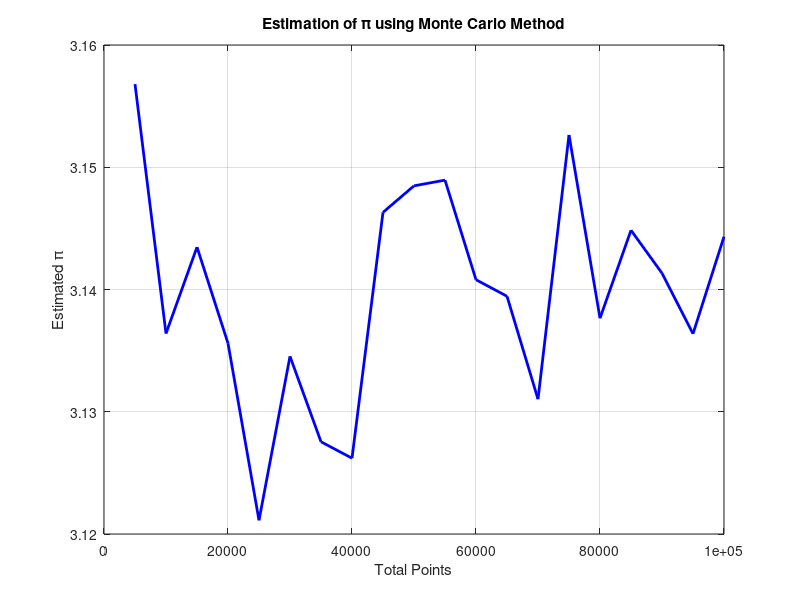
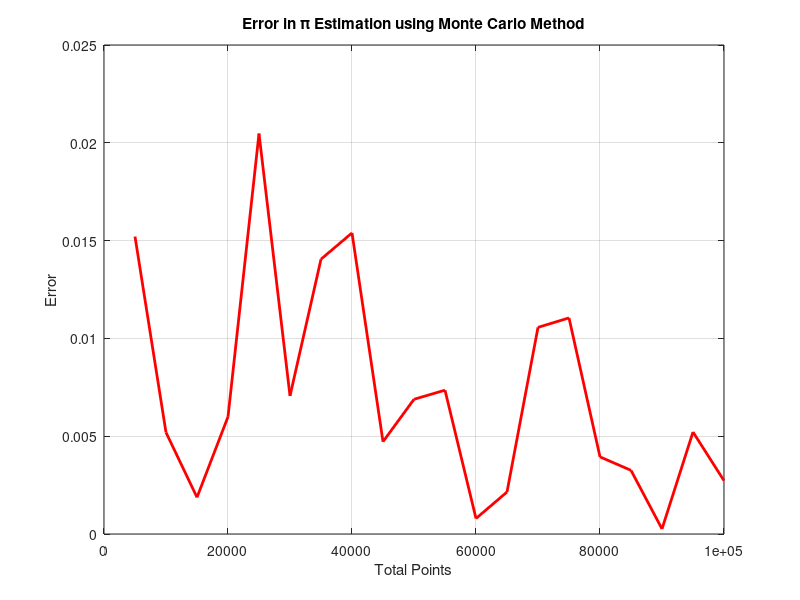
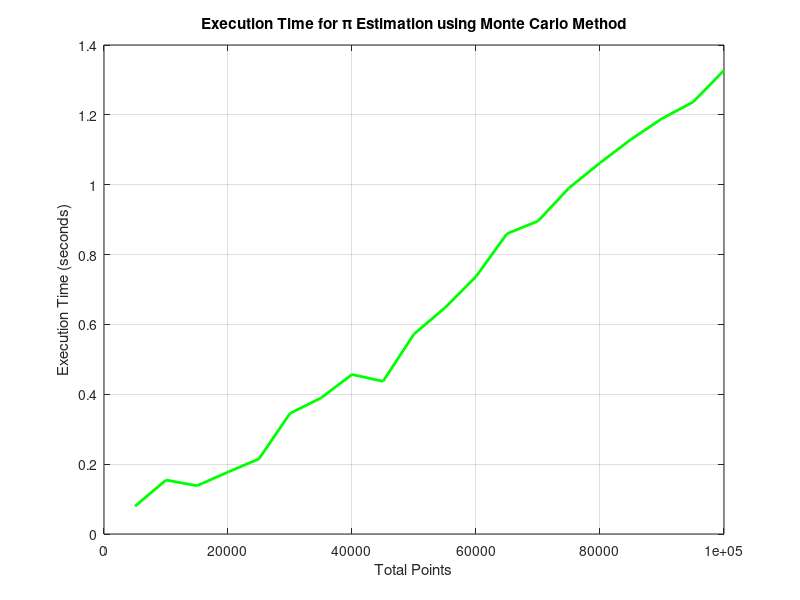
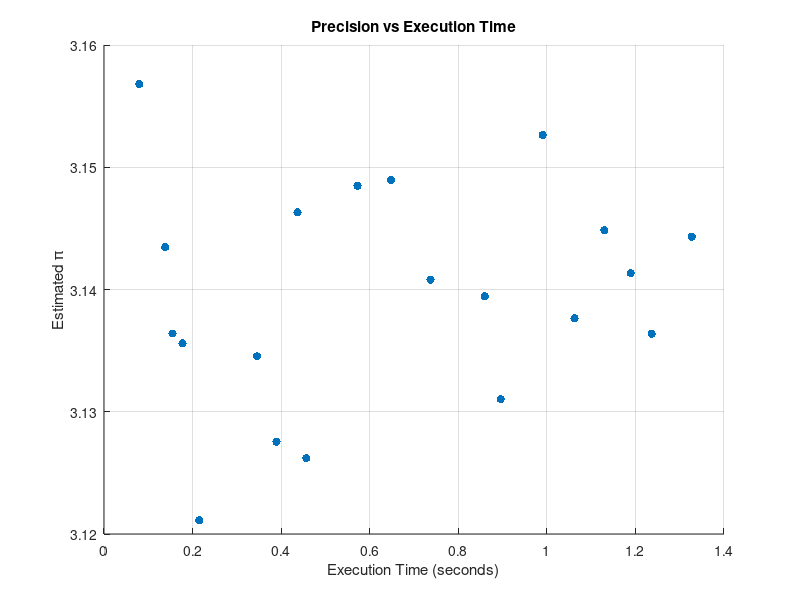

MATLAB code to generate these figures, in order: (Note: this script raises an error after producing the figures.)
%% Part 1 - Using a for-loop

% Since I've done a couple variations of this code, let's start fresh
% (implementing ideas from the last slide of lecture 1)
clc; %clears the command window
clear; %removes all pre-existing variables 

% Let's first establish some values
max_points = 1e5;
step = 5000; %how many points generated in each iteration
trials = max_points/step; %total # of loop iterations

% We now need to create arrays to store our values
calculated_pi = zeros(trials,1); %stores our estimated pi value at each step
error = zeros(trials,1); %stores the deviation of our estimated pi from the true pi
length = zeros(trials,1); %stores the execution time of each step
point_counter = (step:step:max_points); %vector of the dif. point counts at each step (inc. w/ each iter.)

% Estimating pi using Monte Carlo algorithm
for k = 1:trials
    N = point_counter(k);

    tic; %had to look this up, but this starts the timer

    inside_circle = 0;     %initializing the point count for inside the quarter circle

    for i = 1:N
        x = rand();        
        y = rand();        
        if x^2 + y^2 <= 1  %check if (x, y) lies inside the quarter circle
            inside_circle = inside_circle + 1;  %if the point lies within the quarter circle, we count it
        end
    end

    % Calculate the estimated value of pi
    calculated_pi(k) = (inside_circle / N) * 4; 

    % Calculate the deviation of our estimated pi from the true pi
    error(k) = abs(calculated_pi(k) - pi); 

    % Record execution time for this iteration
    length(k) = toc; 
end

% First Plot - Estimated Pi vs Total Number of Points
figure;
plot(point_counter, calculated_pi, 'b-', 'LineWidth', 2);
xlabel('Total Points');
ylabel('Estimated \pi'); %use of \pi will produce the actual greek symbol in the plot label
title('Estimation of \pi using Monte Carlo Method');
grid on;

% Second Plot - Error vs Total Number of Points
figure;
plot(point_counter, error, 'r-', 'LineWidth', 2);
xlabel('Total Points');
ylabel('Error');
title('Error in \pi Estimation using Monte Carlo Method');
grid on;

% Third Plot - Execution Time vs Total Number of Points
figure;
plot(point_counter, length, 'g-', 'LineWidth', 2);
xlabel('Total Points');
ylabel('Execution Time (seconds)');
title('Execution Time for \pi Estimation using Monte Carlo Method');
grid on;

% Fourth Plot - Precision vs Execution Time
figure;
scatter(length, calculated_pi, 'filled');
xlabel('Execution Time (seconds)');
ylabel('Estimated \pi');
title('Precision vs Execution Time');
grid on;


%% Part 2 - Using a while loop

% We again want to start with a clean slate
clc; 
clear;

% First let's establish some values
sigfigs = 3; %our chosed level of precision
min_points = 100; %the min number of points we will require before checking convergence
required_stable_est = 50; %we will require 50 consecutive stable rounded estimates
pi_estimate = 0;

% We intialize our various counters
stable_est_counter = 0;
points_inside_circle = 0;
total_points  = 0;

% We will store history for plotting
pi_history = [];

while true
    % Let's generate a random point
    x = rand;
    y = rand;
    total_points = total_points + 1;

    % Then we must check if the point falls inside the quarter circle
    if x^2 + y^2 <= 1
        points_inside_circle = points_inside_circle + 1;
    end

    % We update the pi estimate
    pi_estimate = 4 * (points_inside_circle / total_points);
    pi_history(end+1) = pi_estimate;

    % Only after we've generated enough points do we check convergence
    if total_points > min_points
        % Round to our desired sig figs value (i.e. 3)
        pi_str = sprintf(['%0.', num2str(sigfigs), 'g'], pi_estimate);
        pi_num = str2double(pi_str);

        % We will now check stability
        if exist('last_pi_num', 'var') && pi_num == last_pi_num
            stable_est_counter = stable_est_counter + 1;
        else
            stable_est_counter = 0;
        end
        last_pi_num = pi_num;

        % Stop if our number of consecutive stable estimates is long enough
        if stable_est_counter >= required_stable_est
            break;
        end
    end
end

% We can display results using the following code
fprintf('Monte Carlo estimate of pi (to %d sig figs): %s\n', sigfigs, pi_str);
fprintf('Number of iterations: %d\n', total_points);

% A visual representation of how our estimate converges to the true value
% of pi
figure;
plot(1:total_points, pi_history, 'b-', 'LineWidth', 1.2); hold on;
yline(pi, 'r--', 'LineWidth', 1.5);
xlabel('Iterations'); 
ylabel('Estimated \pi');
title(sprintf('Convergence of Monte Carlo \n (%d sig figs)', sigfigs));
legend('Estimate', 'True \pi');
grid on;


%% Part 3 - Part 2 turned into a function

function pi_estimate = monteCarloPi(sigfigs)

    % This all the same from part 2
    min_points = 100;        
    pi_estimate = 0;

    stable_est_counter = 0;
    points_inside_circle = 0;
    total_points  = 0;

    % We shall set a min requirement of stable iterations based on sigfig
    if sigfigs == 2
        required_stable_est = 20;
    elseif sigfigs == 3
        required_stable_est = 30;
    else
        required_stable_est = 50;
    end

    pi_history = [];

    % We will use 2 subplots in our figure
    figure;
    subplot(1,2,1); 
    hold on; 
    axis square;
    xlabel('x'); 
    ylabel('y');
    title('Monte Carlo Scatter Plot');

    subplot(1,2,2); 
    hold on;
    xlabel('Iterations'); 
    ylabel('Estimated \pi');
    title('Convergence of \pi');
    yline(pi, 'r--', 'LineWidth', 1.5);


    % Now we run our while loop
    % Again this all the same as in part 2
    while true
        x = rand;
        y = rand;
        total_points = total_points + 1;
        
        if x^2 + y^2 <= 1
            points_inside_circle = points_inside_circle + 1;
            subplot(1,2,1);
            plot(x, y, 'b.'); % inside = blue
        else
            subplot(1,2,1);
            plot(x, y, 'r.'); % outside = red
        end

        pi_estimate = 4 * (points_inside_circle / total_points);
        pi_history(end+1) = pi_estimate;
        
        % We will update our convergence curve every 100 points
        if mod(total_points, 100) == 0
            subplot(1,2,2);
            plot(1:total_points, pi_history, 'b-');
            drawnow;
        end
        
        % Only after enough points do we check convergence
        if total_points > min_points
            % Round to our desired sig figs value (what the user decides)
            pi_str = sprintf(['%0.', num2str(sigfigs), 'g'], pi_estimate);
            pi_num = str2double(pi_str);

            % Here, we are checking stability
            if exist('last_pi_num', 'var') && pi_num == last_pi_num
                stable_est_counter = stable_est_counter + 1;
            else
                stable_est_counter = 0;
            end
            last_pi_num = pi_num;

            % Stop if our number of consecutive stable estimates is long enough
            if stable_est_counter >= required_stable_est
                break;
            end
        end
    end

    % We update our final convergence plot
    subplot(1,2,2);
    plot(1:total_points, pi_history, 'b-', 'LineWidth', 1.2);
    yline(pi, 'r--', 'True \pi', 'LineWidth', 1.5);
    
    % Formatting
    pi_str = sprintf(['%0.', num2str(sigfigs), 'g'], pi_estimate);
    
    % We can display our results using the following code
    fprintf('Monte Carlo estimate of pi (to %d sig figs): %s\n', sigfigs, pi_str);
    fprintf('Total iterations: %d\n', total_points);

    % We will print on a scatter plot
    subplot(1,2,1);
    text(0.5, 0.5, ['\pi \approx ', pi_str], 'FontSize', 12, 'Color', 'k', ...
         'HorizontalAlignment', 'center');

end

% We shall test our function
monteCarloPi(4)
